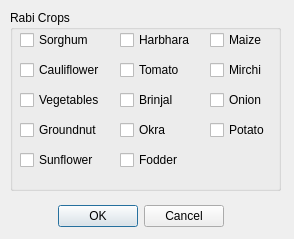
<?xml version="1.0" encoding="UTF-8"?>
<ui version="4.0">
 <class>Dialog</class>
 <widget class="QDialog" name="Dialog">
  <property name="geometry">
   <rect>
    <x>0</x>
    <y>0</y>
    <width>294</width>
    <height>239</height>
   </rect>
  </property>
  <property name="windowTitle">
   <string>Dialog</string>
  </property>
  <widget class="QDialogButtonBox" name="buttonBox">
   <property name="geometry">
    <rect>
     <x>0</x>
     <y>200</y>
     <width>281</width>
     <height>32</height>
    </rect>
   </property>
   <property name="orientation">
    <enum>Qt::Horizontal</enum>
   </property>
   <property name="standardButtons">
    <set>QDialogButtonBox::Cancel|QDialogButtonBox::Ok</set>
   </property>
   <property name="centerButtons">
    <bool>true</bool>
   </property>
  </widget>
  <widget class="QGroupBox" name="groupBox">
   <property name="geometry">
    <rect>
     <x>10</x>
     <y>10</y>
     <width>271</width>
     <height>181</height>
    </rect>
   </property>
   <property name="title">
    <string>Rabi Crops</string>
   </property>
   <widget class="QCheckBox" name="sorghum">
    <property name="geometry">
     <rect>
      <x>10</x>
      <y>20</y>
      <width>81</width>
      <height>20</height>
     </rect>
    </property>
    <property name="text">
     <string>Sorghum</string>
    </property>
   </widget>
   <widget class="QCheckBox" name="harbhara">
    <property name="geometry">
     <rect>
      <x>110</x>
      <y>20</y>
      <width>81</width>
      <height>20</height>
     </rect>
    </property>
    <property name="text">
     <string>Harbhara</string>
    </property>
   </widget>
   <widget class="QCheckBox" name="rabi_maize">
    <property name="geometry">
     <rect>
      <x>200</x>
      <y>20</y>
      <width>81</width>
      <height>20</height>
     </rect>
    </property>
    <property name="text">
     <string>Maize</string>
    </property>
   </widget>
   <widget class="QCheckBox" name="rabi_onion">
    <property name="geometry">
     <rect>
      <x>200</x>
      <y>80</y>
      <width>70</width>
      <height>20</height>
     </rect>
    </property>
    <property name="text">
     <string>Onion</string>
    </property>
   </widget>
   <widget class="QCheckBox" name="rabi_tomato">
    <property name="geometry">
     <rect>
      <x>110</x>
      <y>50</y>
      <width>81</width>
      <height>20</height>
     </rect>
    </property>
    <property name="text">
     <string>Tomato</string>
    </property>
   </widget>
   <widget class="QCheckBox" name="rabi_mirchi">
    <property name="geometry">
     <rect>
      <x>200</x>
      <y>50</y>
      <width>81</width>
      <height>20</height>
     </rect>
    </property>
    <property name="text">
     <string>Mirchi</string>
    </property>
   </widget>
   <widget class="QCheckBox" name="rabi_brinjal">
    <property name="geometry">
     <rect>
      <x>110</x>
      <y>80</y>
      <width>70</width>
      <height>20</height>
     </rect>
    </property>
    <property name="text">
     <string>Brinjal</string>
    </property>
   </widget>
   <widget class="QCheckBox" name="rabi_vegetables">
    <property name="geometry">
     <rect>
      <x>10</x>
      <y>80</y>
      <width>81</width>
      <height>20</height>
     </rect>
    </property>
    <property name="text">
     <string>Vegetables</string>
    </property>
   </widget>
   <widget class="QCheckBox" name="rabi_cauliflower">
    <property name="geometry">
     <rect>
      <x>10</x>
      <y>50</y>
      <width>91</width>
      <height>20</height>
     </rect>
    </property>
    <property name="text">
     <string>Cauliflower</string>
    </property>
   </widget>
   <widget class="QCheckBox" name="rabi_potato">
    <property name="geometry">
     <rect>
      <x>200</x>
      <y>110</y>
      <width>70</width>
      <height>20</height>
     </rect>
    </property>
    <property name="text">
     <string>Potato</string>
    </property>
   </widget>
   <widget class="QCheckBox" name="rabi_okra">
    <property name="geometry">
     <rect>
      <x>110</x>
      <y>110</y>
      <width>70</width>
      <height>20</height>
     </rect>
    </property>
    <property name="text">
     <string>Okra</string>
    </property>
   </widget>
   <widget class="QCheckBox" name="rabi_groundnut">
    <property name="geometry">
     <rect>
      <x>10</x>
      <y>110</y>
      <width>81</width>
      <height>20</height>
     </rect>
    </property>
    <property name="text">
     <string>Groundnut</string>
    </property>
   </widget>
   <widget class="QCheckBox" name="rabi_sunflower">
    <property name="geometry">
     <rect>
      <x>10</x>
      <y>140</y>
      <width>81</width>
      <height>20</height>
     </rect>
    </property>
    <property name="text">
     <string>Sunflower</string>
    </property>
   </widget>
   <widget class="QCheckBox" name="rabi_fodder">
    <property name="geometry">
     <rect>
      <x>110</x>
      <y>140</y>
      <width>70</width>
      <height>20</height>
     </rect>
    </property>
    <property name="text">
     <string>Fodder</string>
    </property>
   </widget>
  </widget>
 </widget>
 <resources/>
 <connections>
  <connection>
   <sender>buttonBox</sender>
   <signal>accepted()</signal>
   <receiver>Dialog</receiver>
   <slot>accept()</slot>
   <hints>
    <hint type="sourcelabel">
     <x>248</x>
     <y>254</y>
    </hint>
    <hint type="destinationlabel">
     <x>157</x>
     <y>274</y>
    </hint>
   </hints>
  </connection>
  <connection>
   <sender>buttonBox</sender>
   <signal>rejected()</signal>
   <receiver>Dialog</receiver>
   <slot>reject()</slot>
   <hints>
    <hint type="sourcelabel">
     <x>316</x>
     <y>260</y>
    </hint>
    <hint type="destinationlabel">
     <x>286</x>
     <y>274</y>
    </hint>
   </hints>
  </connection>
 </connections>
</ui>
